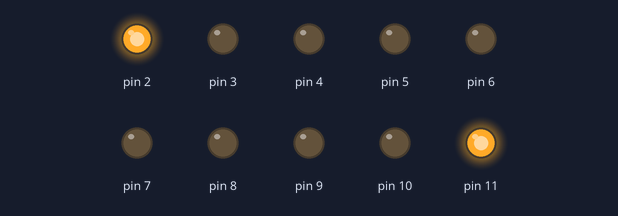
A sketch run on a simulated Arduino Uno, built with avr-gcc and run on an emulated ATmega328P. Parts: output pins drawn as LEDs (lit = HIGH).

Above: at 0.05 s.
At 0.65 s:
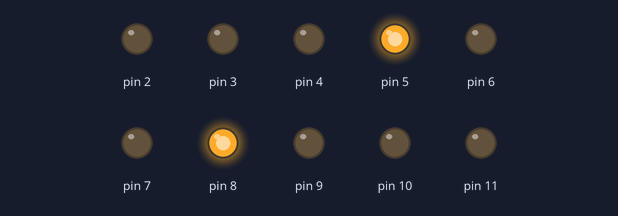
At 1.15 s:
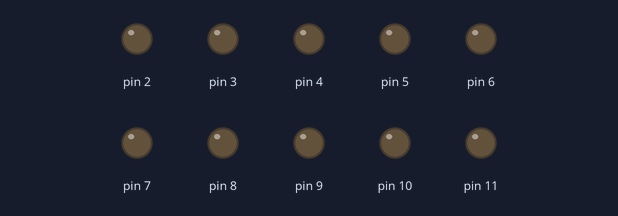
At 2.25 s:
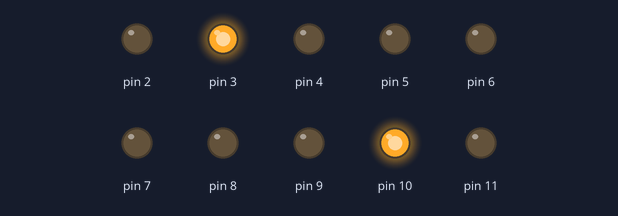
At 3.05 s:
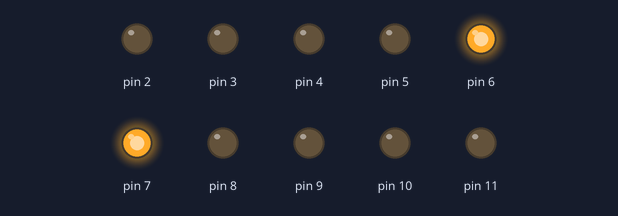
At 4.45 s:
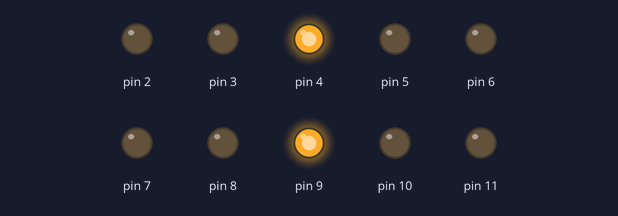
Timing chart, 0 to 4.8 s (numbered marks = the images above):
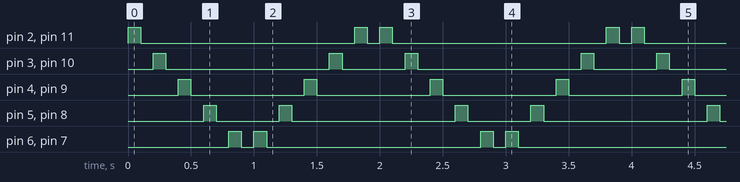

The sketch:

ledwave.ino
```cpp
void setup(){
  for(int i=2; i<=11; i++){
    pinMode(i, OUTPUT);
  }
}
void loop(){
  for(int i=0; i<=4; i++){
    int ledLeft = 2 + i;
    int ledRight = 11 - i;
    digitalWrite(ledLeft, HIGH);
    digitalWrite(ledRight, HIGH);
    delay(100);
    digitalWrite(ledLeft, LOW);
    digitalWrite(ledRight, LOW);
    delay(100);
  }

  for(int i=0; i<=4; i++){
    int ledLeft = 6 - i;
    int ledRight = 7 + i;
    digitalWrite(ledLeft, HIGH);
    digitalWrite(ledRight, HIGH);
    delay(100);
    digitalWrite(ledLeft, LOW);
    digitalWrite(ledRight, LOW);
    delay(100);
  }
}
```

Measured:
- by itself, pin 2, pin 11: repeats every 2.0 s: LOW 1.7 s, HIGH 0.10 s, LOW 0.10 s, HIGH 0.10 s
- by itself, pin 3, pin 10: repeats every 2.0 s: LOW 1.3 s, HIGH 0.10 s, LOW 0.50 s, HIGH 0.10 s
- by itself, pin 4, pin 9: alternates HIGH for 0.10 s and LOW for 0.90 s
- by itself, pin 5, pin 8: repeats every 2.0 s: LOW 0.50 s, HIGH 0.10 s, LOW 1.3 s, HIGH 0.10 s
- by itself, pin 6, pin 7: repeats every 2.0 s: LOW 0.10 s, HIGH 0.10 s, LOW 1.7 s, HIGH 0.10 s
